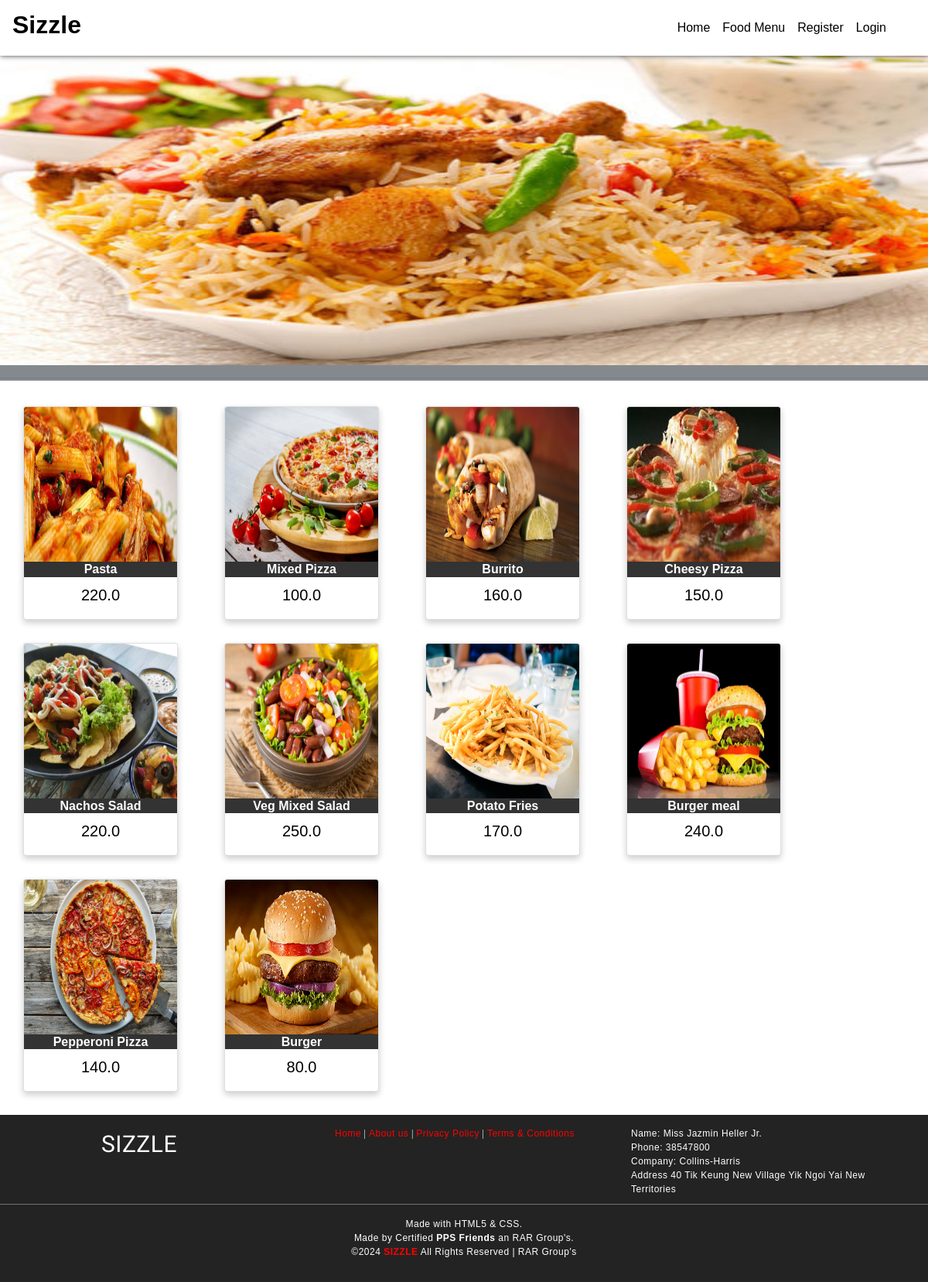
Screenshot of /allfood with the database file from the repository.
### foodapp/models.py (models this page shows)
class Food(models.Model):
	FoodId    = models.AutoField(primary_key=True)
	FoodName  = models.CharField(max_length=30)
	FoodCat   = models.CharField(max_length=30)
	FoodPrice = models.FloatField(max_length=15)
	FoodImage = models.ImageField(upload_to='media',default='')
	class Meta:
		db_table = "FP_Food"

### foodapp/views.py (the view)
# urls.py: path('allfood',views.showfood),
def showfood(request):
	foods = Food.objects.all()
	return render(request,'foodlist.html',{'foodlist':foods})

### Templates/foodapp/foodlist.html (shortened to what this page needs)
<!DOCTYPE html>
<html lang="en" dir="ltr">
  <head>
	{% load static %}
    <link rel="stylesheet" type="text/css" href="{% static 'css/imperial_style.css' %}">
    <link rel="stylesheet" type="text/css" href="{% static 'css/master.css' %}">
    <link rel="stylesheet" href="path/to/font-awesome/css/font-awesome.min.css">
    <link rel="stylesheet" href="https://use.fontawesome.com/releases/v5.7.2/css/all.css">
    <link rel="stylesheet" href="https://use.fontawesome.com/releases/v5.3.1/css/all.css">
    <link rel="stylesheet" href="https://stackpath.bootstrapcdn.com/bootstrap/4.4.1/css/bootstrap.min.css">
  </head>
  <body style="background-image: none;">
    <nav class="navbar navbar-expand-lg navbar-light" style="width:100%;background-image: linear-gradient(180deg,#FFF,#FFF);box-shadow: 0px 0px 7px 0px #404040;">
      <a class="navbar-brand" href="/"><h2 style="color:black;font-family:sans-serif;font-weight:bolder;"><b>Sizzle</b></h2></a>
      <div class="collapse navbar-collapse" id="navbarSupportedContent">
        <ul class="navbar-nav" style="margin-left:auto!important;margin-right:30px;">
          <li class="nav-item active">
            <a class="nav-link" id="nav-link" href="home">Home <span class="sr-only">(current)</span></a>
          </li>
          <li class="nav-item active">
            <a class="nav-link" id="nav-link" href="allfood">Food Menu <span class="sr-only">(current)</span></a>
          </li>
          {% if request.session.CustId is None and request.session.AdminId is None %}
          <li class="nav-item active">
            <a class="nav-link" id="nav-link" href="addcustomer">Register <span class="sr-only">(current)</span></a>
          </li>
          {% endif %}
          {% if request.session.CustId is None and request.session.AdminId is None %}
          <li class="nav-item active">
            <a class="nav-link" id="nav-link" href="login">Login <span class="sr-only">(current)</span></a>
          </li>
          {% endif %}
        </ul>
      </div>
    </nav>
    <main style="width:100%;margin-top: 0;margin-bottom: 10px;background-color:#FFF;>
      <div class="" style="max-width:100%;padding-top:20px;padding-bottom:20px;">
        <img class="mySlides" src="{% static 'images/slider2.jpg' %}" height="400px" style="width:100%">
        <div class="" style="position:static;">
		<hr />
          {% for f in foodlist %}
          <div class="card">
          <img src="{{f.FoodImage.url}}" alt="" style="height: 200px;width:100%;">
          <h1>{{f.FoodName}}</h1>
          <p class="price">{{f.FoodPrice}}</p>
          </div>
          {% endfor %}
        </div>
    </main>
    <footer>
      <div class="foot-con">
        <div class="fo-cont-1">
            SIZZLE
        </div>
        <div class="fo-cont-2">
          <a class="ext-link" href="#">Home</a> |
            <a class="ext-link" href="#">About us</a> |
              <a class="ext-link" href="#">Privacy Policy</a> |
                <a class="ext-link" href="#">Terms & Conditions</a>
        </div>
        <div class="fo-cont-3">
          Name:	Miss Jazmin Heller Jr.<br />
Phone:	38547800<br />
Company:	Collins-Harris<br />
Address	40 Tik Keung New Village Yik Ngoi Yai New Territories
        </div>
      </div><hr style="background-color: grey;margin-top:0px;"/>Made with HTML5 & CSS.<br />
      Made by Certified <b>PPS Friends</b> an RAR Group's.<br />
      ©<script type='text/javascript'>var creditsyear = new Date();document.write(creditsyear.getFullYear());</script> <a class="ext-link" href="/"><b>SIZZLE</b></a> All Rights Reserved | RAR Group's
    </footer>
  </body>
</html>

### foodapp/static/css/imperial_style.css (style rules this page uses)
* { margin: 0; padding: 0; font-family: sans-serif; box-sizing: border-box; text-decoration: none; }
a { color: red; }
body { background-image: url("/static/images/white.jpg"); }
#nav-link { font-family: sans-serif; font-weight: 400; color:black; }
.card { float:left; box-shadow: 0 4px 8px 0 rgba(0, 0, 0, 0.2); width: 200px; max-width: 200px; margin: auto; margin-left: 2.5%; margin-right: 2.5%; margin-top: 20px; margin-bottom: 10px; text-align: center; font-family: arial; position: inherit; overflow: hidden; border: 1px solid black; }
.card h1 { font-size: 100%; font-weight: bolder; color: #FFF; background: #333; }
.price { color: black; font-size: 20px; }
.mySlides { height: 400px; width: 100%; box-shadow:0 0 0px 20px rgba(10, 21, 33, 0.5); }
footer { margin-top: 10px; padding-top: 15px; padding-bottom: 30px; background-color: #232323; color: white; font-family: sans-serif; font-size:12px; font-weight: normal; letter-spacing: 0.5px; text-align: center; flex-shrink: 0; }
.foot-con { width: 100%; height: 100px; overflow: hidden; }
.fo-cont-1 { width:30%; float: left; text-align: center; font-size: 30px; font-weight: normal; color: ; font-family: 'Bevan', cursive; overflow: hidden; }
.fo-cont-2 { width:38%; float: left; font-size: 12px; text-align: center; font-weight: normal; color: ; font-family: 'Ultra', serif; overflow: hidden; }
.fo-cont-3 { width:30%; float: left; font-size: 12px; text-align: left; }

### foodapp/static/css/master.css (style rules this page uses)
* { margin: 0; padding: 0; font-family: sans-serif; box-sizing: border-box; text-decoration: none; }
body { background-image: url("/static/images/mainscreen4.jpg"); height: 100vh; max-width: 100%; background-size: cover; background-repeat: no-repeat; background-attachment: fixed; background-position: 50% 100%; display: grid; grid-template-rows: 1fr auto; }
main { margin-top: 50px; flex: 1 0 auto; }
footer { margin-top: 10px; padding-top: 15px; padding-bottom: 30px; background-color: #232323; color: white; font-family: sans-serif; font-size:12px; font-weight: normal; letter-spacing: 0.5px; text-align: center; flex-shrink: 0; }
.ext-link { color: red; }
.foot-con { width: 100%; height: 100px; overflow: hidden; }
.fo-cont-1 { width:30%; float: left; text-align: center; font-size: 30px; font-weight: normal; color: ; font-family: 'Bevan', cursive; overflow: hidden; }
.fo-cont-2 { width:38%; float: left; font-size: 12px; text-align: center; font-weight: normal; color: ; font-family: 'Ultra', serif; overflow: hidden; }
.fo-cont-3 { width:30%; float: left; font-size: 12px; text-align: left; }

### Templates/foodapp/foodlist.html (style rules this page uses)
.mySlides { display:none; }

### rows the page displays
Food: FoodImage (picture), FoodName "Pasta", FoodPrice "220.0"
Food: FoodImage (picture), FoodName "Mixed Pizza", FoodPrice "100.0"
Food: FoodImage (picture), FoodName "Burrito", FoodPrice "160.0"
Food: FoodImage (picture), FoodName "Cheesy Pizza", FoodPrice "150.0"
Food: FoodImage (picture), FoodName "Nachos Salad", FoodPrice "220.0"
Food: FoodImage (picture), FoodName "Veg Mixed Salad", FoodPrice "250.0"
Food: FoodImage (picture), FoodName "Potato Fries", FoodPrice "170.0"
Food: FoodImage (picture), FoodName "Burger meal", FoodPrice "240.0"
Food: FoodImage (picture), FoodName "Pepperoni Pizza", FoodPrice "140.0"
Food: FoodImage (picture), FoodName "Burger", FoodPrice "80.0"
